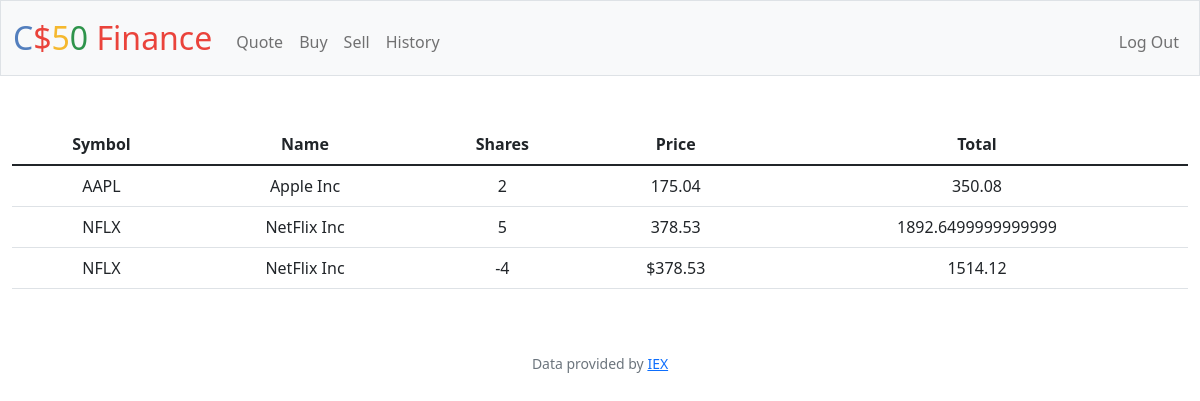
Screenshot of /history (signed in) with the database file from the repository.
### tables this page shows
CREATE TABLE stocks (id INTEGER, Symbol TEXT NOT NULL,Name TEXT NOT NULL,Share INTEGER,Price NUMERIC NOT NULL ,Total NUMERIC NOT NULL, timestamp TEXT, FOREIGN KEY(id) REFERENCES users(id));

### app.py (the view)
@app.route("/history")
@login_required
def history():
    user_id=session["user_id"]
    stocks_db = db.execute("SELECT * FROM stocks WHERE id = ?",user_id)
    return render_template("history.html", stocks=stocks_db)

### app.py (called while the page is built)
@app.after_request
def after_request(response):
    response.headers["Cache-Control"] = "no-cache, no-store, must-revalidate"
    response.headers["Expires"] = 0
    response.headers["Pragma"] = "no-cache"
    return response

### helpers.py (called while the page is built)
def login_required(f):
    @wraps(f)
    def decorated_function(*args, **kwargs):
        if session.get("user_id") is None:
            return redirect("/login")
        return f(*args, **kwargs)
    return decorated_function

### templates/history.html (shortened to what this page needs)
{% extends "layout.html" %}
{% block main %}
  <table class="table">
    <thead>
      <tr>
        <th>Symbol</th>
        <th>Name</th>
        <th>Shares</th>
        <th>Price</th>
        <th>Total</th>
      </tr>
    </thead>
    <tbody>
    {% for stocks in stocks %}
      <tr>
        <td>{{ stocks["Symbol"] }}</td>
        <td>{{ stocks["Name"] }}</td>
        <td>{{ stocks["Share"] }}</td>
        <td>{{ stocks["Price"] }}</td>
        <td>{{ stocks["Total"] }}</td>
      </tr>
    {% endfor %}
    </tbody>
  </table>
{% endblock %}

### rows the page displays
stocks: Symbol "AAPL", Name "Apple Inc", Share "2", Price "175.04", Total "350.08"
stocks: Symbol "NFLX", Name "NetFlix Inc", Share "5", Price "378.53", Total "1892.6499999999999"
stocks: Symbol "NFLX", Name "NetFlix Inc", Share "-4", Price "$378.53", Total "1514.12"
